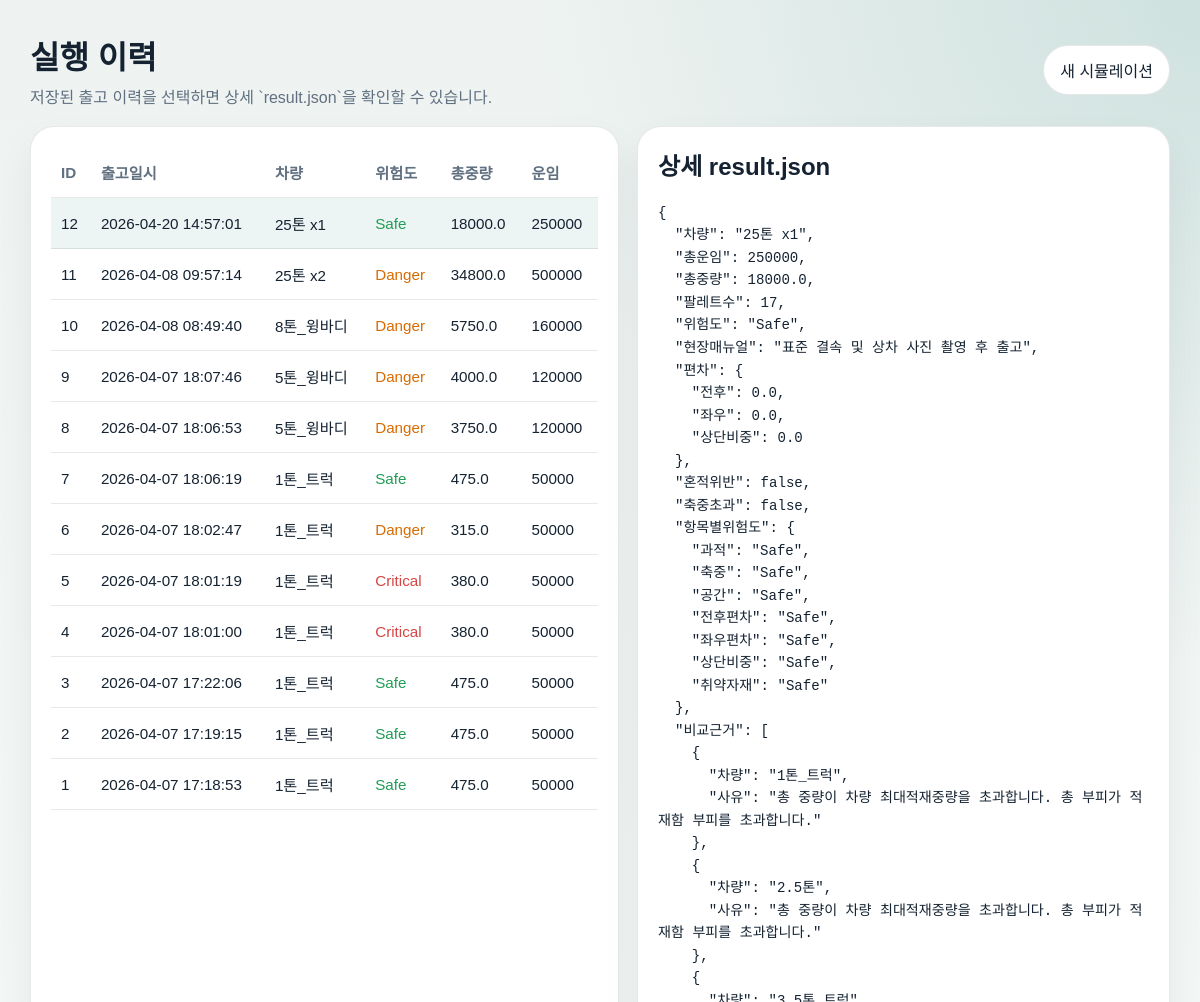
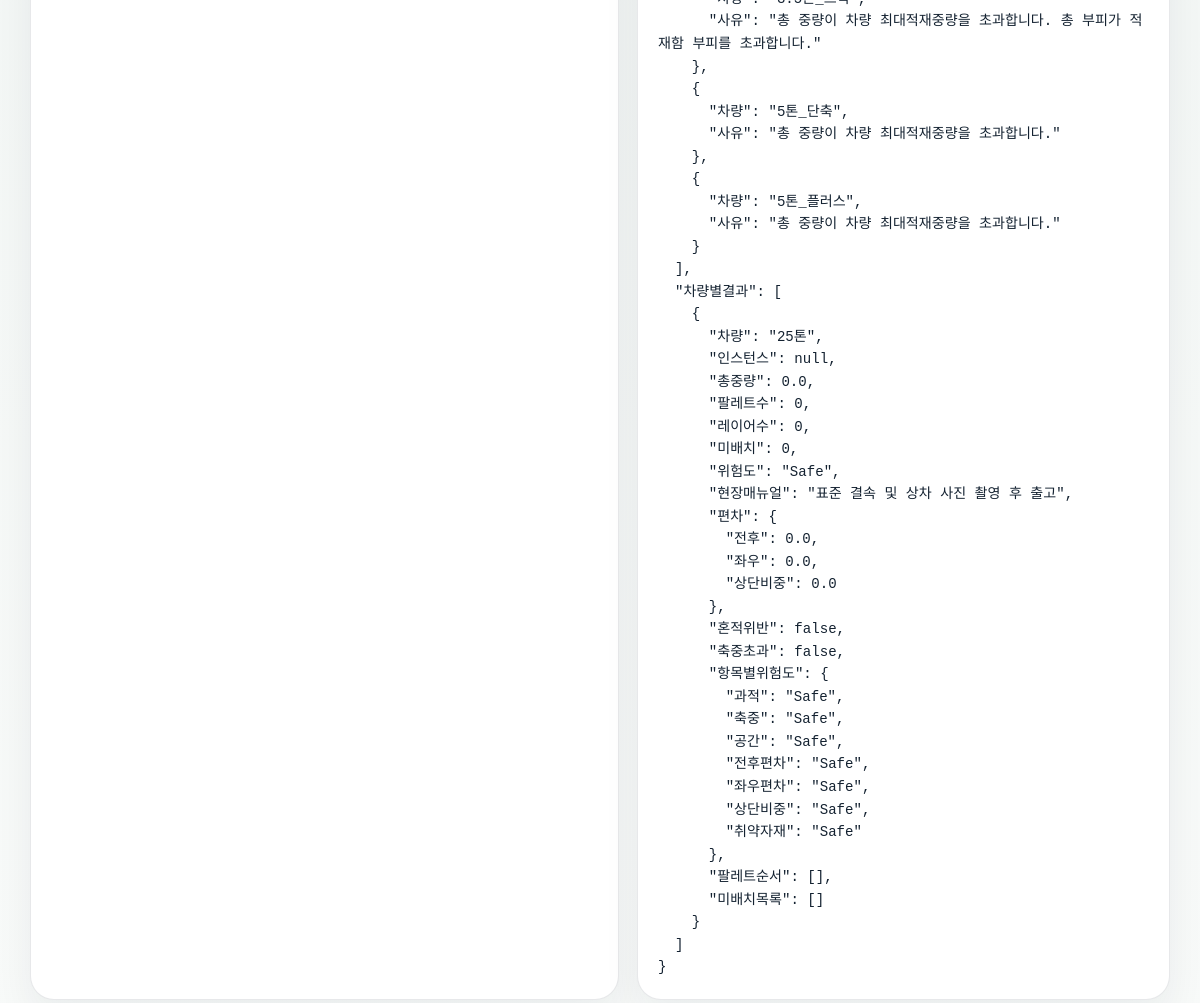
The app's page /history with its own data (2 pictures, top to bottom).
### tables this page shows
CREATE TABLE history (
                id INTEGER PRIMARY KEY AUTOINCREMENT,
                created_at TEXT NOT NULL,
                vehicle_name TEXT NOT NULL,
                risk_level TEXT NOT NULL,
                total_weight REAL NOT NULL,
                freight_cost INTEGER NOT NULL,
                result_json TEXT NOT NULL
            );

### src/app.py (the view)
@app.get("/history")
def history() -> str:
    init_history_db()
    selected_id = request.args.get("id", type=int)
    with get_db_connection() as connection:
        rows = connection.execute(
            "SELECT id, created_at, vehicle_name, risk_level, total_weight, freight_cost, result_json FROM history ORDER BY id DESC"
        ).fetchall()
    selected_payload = None
    if selected_id is not None:
        for row in rows:
            if row["id"] == selected_id:
                selected_payload = json.loads(row["result_json"])
                break
    elif rows:
        selected_payload = json.loads(rows[0]["result_json"])
        selected_id = int(rows[0]["id"])
    return render_template(
        "history.html",
        rows=rows,
        selected_id=selected_id,
        selected_payload=selected_payload,
        selected_payload_text=(
            json.dumps(selected_payload, ensure_ascii=False, indent=2)
            if selected_payload is not None
            else None
        ),
    )

### src/app.py (called while the page is built)
def get_db_connection() -> sqlite3.Connection:
    connection = sqlite3.connect(DB_PATH)
    connection.row_factory = sqlite3.Row
    return connection

def init_history_db() -> None:
    DATA_DIR.mkdir(parents=True, exist_ok=True)
    with get_db_connection() as connection:
        connection.execute(
            """
            CREATE TABLE IF NOT EXISTS history (
                id INTEGER PRIMARY KEY AUTOINCREMENT,
                created_at TEXT NOT NULL,
                vehicle_name TEXT NOT NULL,
                risk_level TEXT NOT NULL,
                total_weight REAL NOT NULL,
                freight_cost INTEGER NOT NULL,
                result_json TEXT NOT NULL
            )
            """
        )
        connection.commit()

def risk_color(level: str) -> str:
    return {
        "Safe": "#1f9d55",
        "Caution": "#d9a404",
        "Danger": "#d96b00",
        "Critical": "#d64545",
    }.get(level, "#4a5568")

@app.context_processor
def inject_helpers() -> dict[str, object]:
    return {"risk_color": risk_color}

### src/templates/history.html (shortened to what this page needs)
<!doctype html>
<html lang="ko">
<head>
</head>
<body>
  <div class="shell">
    <div class="nav">
      <div>
        <h1 style="margin:0;">실행 이력</h1>
        <div style="color:var(--muted); margin-top:6px;">저장된 출고 이력을 선택하면 상세 `result.json`을 확인할 수 있습니다.</div>
      </div>
      <a href="{{ url_for('index') }}">새 시뮬레이션</a>
    </div>
    <div class="layout">
      <section class="panel">
        <table>
          <thead>
            <tr>
              <th>ID</th>
              <th>출고일시</th>
              <th>차량</th>
              <th>위험도</th>
              <th>총중량</th>
              <th>운임</th>
            </tr>
          </thead>
          <tbody>
            {% for row in rows %}
              <tr data-href="{{ url_for('history', id=row['id']) }}" class="{% if selected_id == row['id'] %}active{% endif %}">
                <td>{{ row["id"] }}</td>
                <td>{{ row["created_at"] }}</td>
                <td>{{ row["vehicle_name"] }}</td>
                <td style="color: {{ risk_color(row['risk_level']) }}">{{ row["risk_level"] }}</td>
                <td>{{ row["total_weight"] }}</td>
                <td>{{ row["freight_cost"] }}</td>
              </tr>
            {% endfor %}
          </tbody>
        </table>
      </section>
      <section class="panel">
        <h2 style="margin-top:0;">상세 result.json</h2>
        {% if selected_payload_text %}
          <pre>{{ selected_payload_text }}</pre>
        {% else %}
          <p style="color:var(--muted);">저장된 이력이 없습니다.</p>
        {% endif %}
      </section>
    </div>
  </div>
</body>
</html>

### src/templates/history.html (style rules this page uses)
:root { --bg: #eef3f1; --ink: #142231; --muted: #607081; --panel: #fff; --border: rgba(20,34,49,.1); }
* { box-sizing: border-box; }
body { margin: 0; font-family: "Avenir Next", "Pretendard", sans-serif; background: radial-gradient(circle at top right, rgba(15,118,110,.14), transparent 28%), linear-gradient(180deg, #eef3f1, #f8faf9); color: var(--ink); }
.shell { max-width: 1180px; margin: 0 auto; padding: 32px 20px 56px; }
.nav { display: flex; justify-content: space-between; align-items: center; margin-bottom: 18px; }
.nav a { text-decoration: none; color: var(--ink); padding: 12px 16px; border-radius: 999px; background: white; border: 1px solid var(--border); }
.layout { display: grid; grid-template-columns: 1.05fr .95fr; gap: 18px; }
.panel { background: var(--panel); border: 1px solid var(--border); border-radius: 24px; padding: 20px; box-shadow: 0 18px 38px rgba(20,34,49,.06); }
table { width: 100%; border-collapse: collapse; }
th, td { text-align: left; padding: 14px 10px; border-bottom: 1px solid var(--border); font-size: 0.95rem; }
th { color: var(--muted); }
tr.active { background: rgba(15,118,110,.08); }
tr[data-href] { cursor: pointer; }
pre { margin: 0; white-space: pre-wrap; word-break: break-word; font-family: "SFMono-Regular", monospace; font-size: .88rem; line-height: 1.6; }

### records on screen
history: id "12", created_at "2026-04-20 14:57:01", vehicle_name "25톤 x1", risk_level "Safe", total_weight "18000.0", freight_cost "250000", result_json "{ \"차량\": \"25톤 x1\", \"총운임\": 250000, \"총중량\": 18000.0, \"팔레트수\": 17, \"위험도\": \"Safe\", \"현장매뉴얼\": \"표준 결속 및 상차 사진 촬영 후 출고\", \"편차\": { \"전후\": 0.0, \"좌우\": 0.0, \"상단비중\": 0.0 }, \"혼적위반\": false, \"축중초과\": false, \"항목별위험도\": { \"과적\": \"Safe\", \"축중\": \"Safe\", \"공간\": \"Safe\", \"전후편차\": \"Safe\", \"좌우편차\": \"Safe\", \"상단비중\": \"Safe\", \"취약자재\": \"Safe\" }, \"비교근거\": [ { \"차량\": \"1톤_트럭\", \"사유\": \"총 중량이 차량 최대적재중량을 초과합니다. 총 부피가 적재함 부피를 초과합니다.\" }, { \"차량\": \"2.5톤\", \"사유\": \"총 중량이 차량 최대적재중량을 초과합니다. 총 부피가 적재함 부피를 초과합니다.\" }, { \"차량\": \"3.5톤_트럭\", \"사유\": \"총 중량이 차량 최대적재중량을 초과합니다. 총 부피가 적재함 부피를 초과합니다.\" }, { \"차량\": \"5톤_단축\", \"사유\": \"총 중량이 차량 최대적재중량을 초과합니다.\" }, { \"차량\": \"5톤_플러스\", \"사유\": \"총 중량이 차량 최대적재중량을 초과합니다.\" } ], \"차량별결과\": [ { \"차량\": \"25톤\", \"인스턴스\": null, \"총중량\": 0.0,…"
history: id "11", created_at "2026-04-08 09:57:14", vehicle_name "25톤 x2", risk_level "Danger", total_weight "34800.0", freight_cost "500000"
history: id "10", created_at "2026-04-08 08:49:40", vehicle_name "8톤_윙바디", risk_level "Danger", total_weight "5750.0", freight_cost "160000"
history: id "9", created_at "2026-04-07 18:07:46", vehicle_name "5톤_윙바디", risk_level "Danger", total_weight "4000.0", freight_cost "120000"
history: id "8", created_at "2026-04-07 18:06:53", vehicle_name "5톤_윙바디", risk_level "Danger", total_weight "3750.0", freight_cost "120000"
history: id "7", created_at "2026-04-07 18:06:19", vehicle_name "1톤_트럭", risk_level "Safe", total_weight "475.0", freight_cost "50000"
history: id "6", created_at "2026-04-07 18:02:47", vehicle_name "1톤_트럭", risk_level "Danger", total_weight "315.0", freight_cost "50000"
history: id "5", created_at "2026-04-07 18:01:19", vehicle_name "1톤_트럭", risk_level "Critical", total_weight "380.0", freight_cost "50000"
history: id "4", created_at "2026-04-07 18:01:00", vehicle_name "1톤_트럭", risk_level "Critical", total_weight "380.0", freight_cost "50000"
history: id "3", created_at "2026-04-07 17:22:06", vehicle_name "1톤_트럭", risk_level "Safe", total_weight "475.0", freight_cost "50000"
history: id "2", created_at "2026-04-07 17:19:15", vehicle_name "1톤_트럭", risk_level "Safe", total_weight "475.0", freight_cost "50000"
history: id "1", created_at "2026-04-07 17:18:53", vehicle_name "1톤_트럭", risk_level "Safe", total_weight "475.0", freight_cost "50000"
